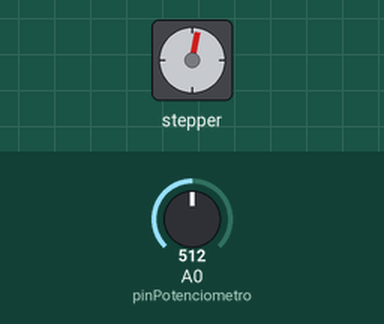
The sketch below on a simulated Arduino Uno, built with avr-gcc and run on an emulated ATmega328P. On the bench: stepper motor. Wiring (inferred from the names in the program): stepper motor (2048 steps per turn assumed): coils pin 2, pin 4, pin 3, pin 5. The test bench sets the inputs (shaded band); at power-on: A0 (pinPotenciometro) = 512.

Above: at 1.2 s.
1.3 s: A0 (pinPotenciometro) set to 1023
At 1.75 s:
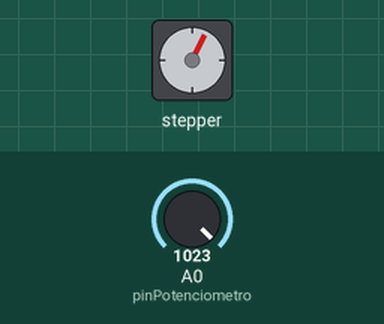
4.3 s: A0 (pinPotenciometro) set to 900
At 5.2 s:
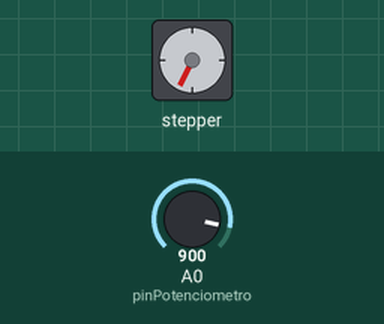
7.3 s: A0 (pinPotenciometro) set to 1023
At 7.45 s:
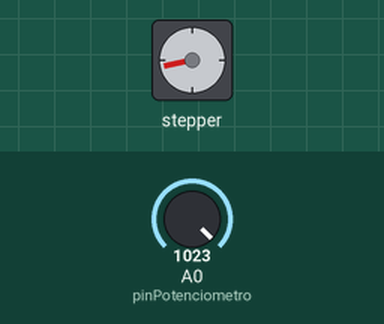
Timing chart, 0 to 16.3 s (numbered marks = the images above; inputs shaded):
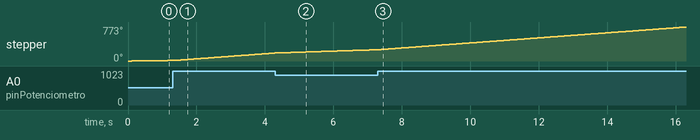

The sketch:

motor2potenciometro.ino
```cpp
#define IN1 2
#define IN2 3
#define IN3 4
#define IN4 5

// Definimos el pin analógico donde conectamos el potenciómetro
const int pinPotenciometro = A0;

int pasoDelay = 5; // Variable para almacenar la velocidad calculada

void setup() {
  pinMode(IN1, OUTPUT);
  pinMode(IN2, OUTPUT);
  pinMode(IN3, OUTPUT);
  pinMode(IN4, OUTPUT);

  // No es estrictamente necesario declarar los pines analógicos como entrada,
  // pero es una buena práctica de programación.
  pinMode(pinPotenciometro, INPUT);
}

void loop() {
  // 1. Leer el valor del potenciómetro (retorna un valor entre 0 y 1023)
  int lecturaPot = analogRead(pinPotenciometro);

  // 2. Mapear la lectura a un rango de delay adecuado para el motor paso a paso.
  // - Un delay muy bajo (ej. menos de 2ms o 3ms) puede hacer que el motor pierda pasos o vibre sin moverse.
  // - Un delay alto (ej. 30ms) lo hará girar bastante lento.
  // Ajustamos: Lectura de 0 a 1023 se convierte en un delay de 30ms (lento) a 3ms (rápido).
  pasoDelay = map(lecturaPot, 0, 1023, 30, 3);

  // 3. Secuencia de pasos (modo full step) utilizando la nueva velocidad modulada
  paso1();
  delay(pasoDelay);

  paso2();
  delay(pasoDelay);

  paso3();
  delay(pasoDelay);

  paso4();
  delay(pasoDelay);
}

// Definición de cada paso (Se mantiene idéntico a tu lógica original)
void paso1() {
  digitalWrite(IN1, HIGH);
  digitalWrite(IN2, LOW);
  digitalWrite(IN3, HIGH);
  digitalWrite(IN4, LOW);
}

void paso2() {
  digitalWrite(IN1, LOW);
  digitalWrite(IN2, HIGH);
  digitalWrite(IN3, HIGH);
  digitalWrite(IN4, LOW);
}

void paso3() {
  digitalWrite(IN1, LOW);
  digitalWrite(IN2, HIGH);
  digitalWrite(IN3, LOW);
  digitalWrite(IN4, HIGH);
}

void paso4() {
  digitalWrite(IN1, HIGH);
  digitalWrite(IN2, LOW);
  digitalWrite(IN3, LOW);
  digitalWrite(IN4, HIGH);
}
```
